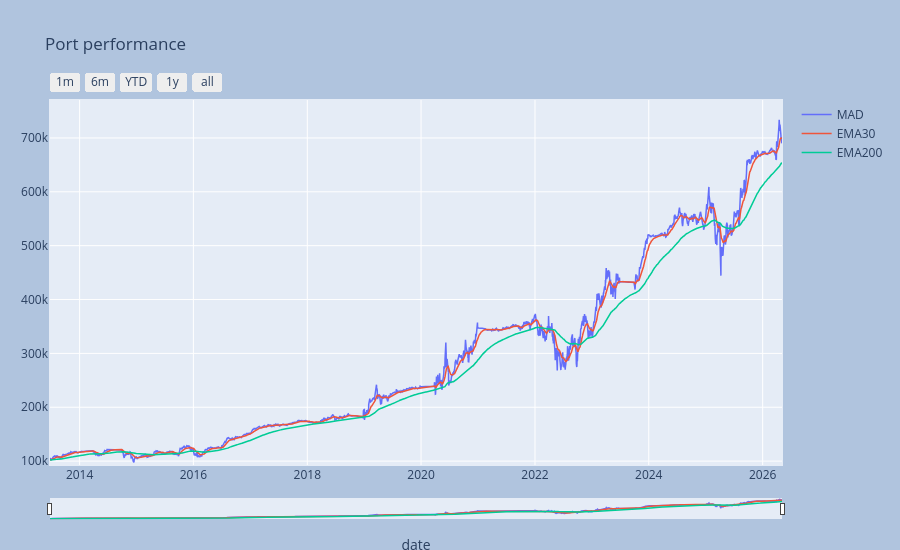

Source (notebook cell):
### Markdown cell above
### "Optimizer" = MADAnalyzer

### Code cell
pname = 'MAD'
ccs = az.CorrClusterSelector(corr_threshold=corr_threshold, freq=freq)
dms = az.DualMomentumSelector(nw=nw, threshold=ths)
coef = [1, 1, 1, 1]
mad = az.MADAnalyzer(coef=coef, freq=freq, hlength=hlength)
model = az.ModelPipeline([ccs, dms, mad])
pp_mad = az.Port_Generator(mktdata, 
                             freq=freq, 
                             fixoffset=fixoffset, 
                             histoffset=histoffset,
                             pname=pname)
port_mad = pp_mad.set_model(model)
_ = pp_mad.port_view(fancy=True)

### Figure 1 — Plotly figure (JSON) as saved in the notebook; plotly's stock layout.template omitted (floating-point values rounded to 4 significant figures; data arrays with more than 128 entries replaced by an {"elided": "..."} marker saying what was removed)
{"data": [{"line": {"width": 1.5}, "name": "MAD", "type": "scatter", "x": {"elided": "3235 str values"}, "y": {"elided": "3235 float values"}}, {"line": {"width": 1.5}, "name": "EMA30", "type": "scatter", "x": {"elided": "3235 str values"}, "y": {"elided": "3235 float values"}}, {"line": {"width": 1.5}, "name": "EMA200", "type": "scatter", "x": {"elided": "3235 str values"}, "y": {"elided": "3235 float values"}}], "layout": {"autosize": false, "height": 550, "margin": {"b": 25, "l": 50, "pad": 1, "r": 50, "t": 100}, "paper_bgcolor": "LightSteelBlue", "title": {"text": "Port performance"}, "width": 900, "xaxis": {"autorange": false, "fixedrange": false, "range": ["2013-06-25T00:00:00", "2026-05-05T00:00:00"], "rangeselector": {"buttons": [{"count": 1, "label": "1m", "step": "month", "stepmode": "backward"}, {"count": 6, "label": "6m", "step": "month", "stepmode": "backward"}, {"count": 1, "label": "YTD", "step": "year", "stepmode": "todate"}, {"count": 1, "label": "1y", "step": "year", "stepmode": "backward"}, {"step": "all"}]}, "rangeslider": {"thickness": 0.05, "visible": true}, "title": {"text": "date"}, "type": "date"}, "yaxis": {"autorange": false, "fixedrange": false, "range": [92800.0, 770400.0], "title": {}}}}
